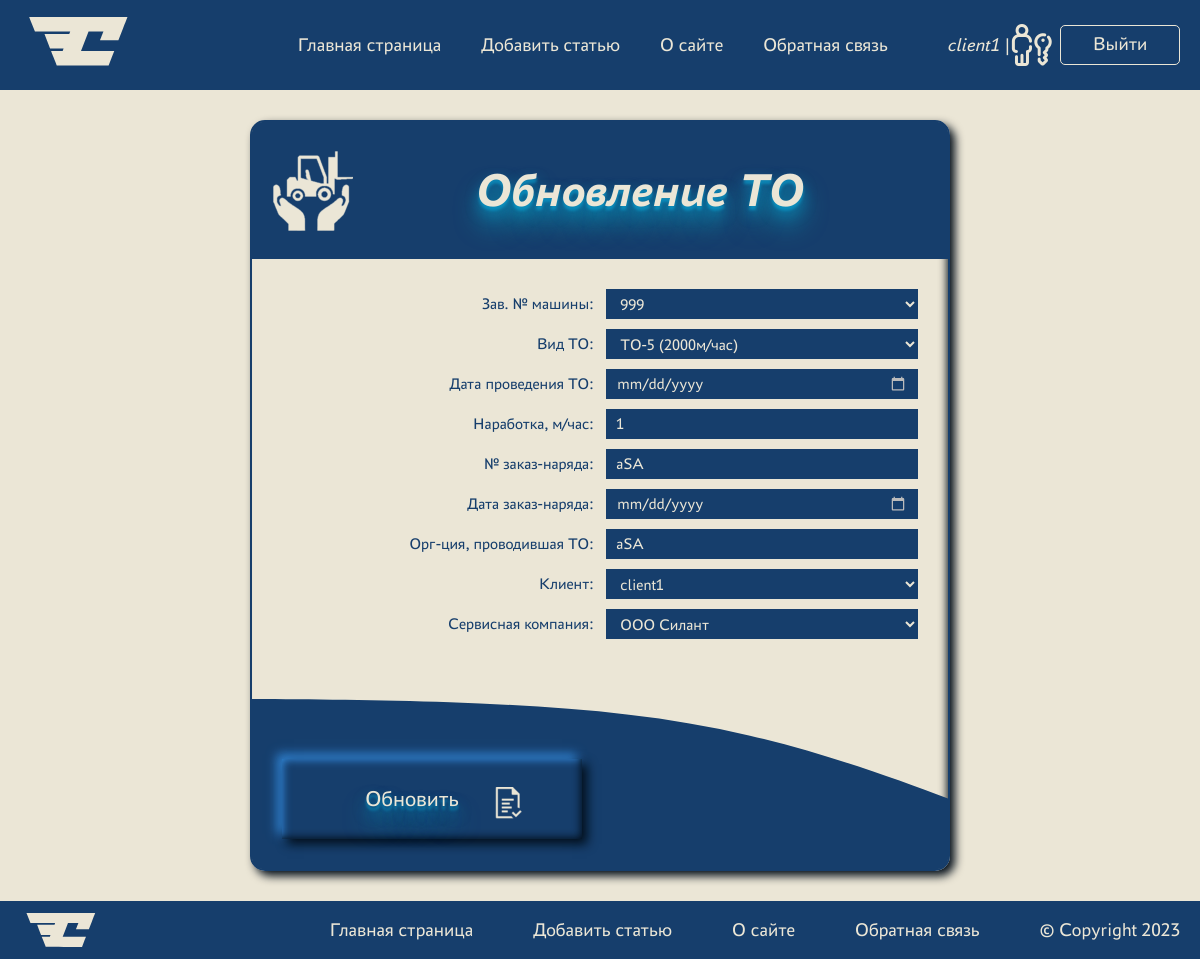
/maintenance/3/maintenance_update/ (signed in), run on an earlier commit of the app's database.
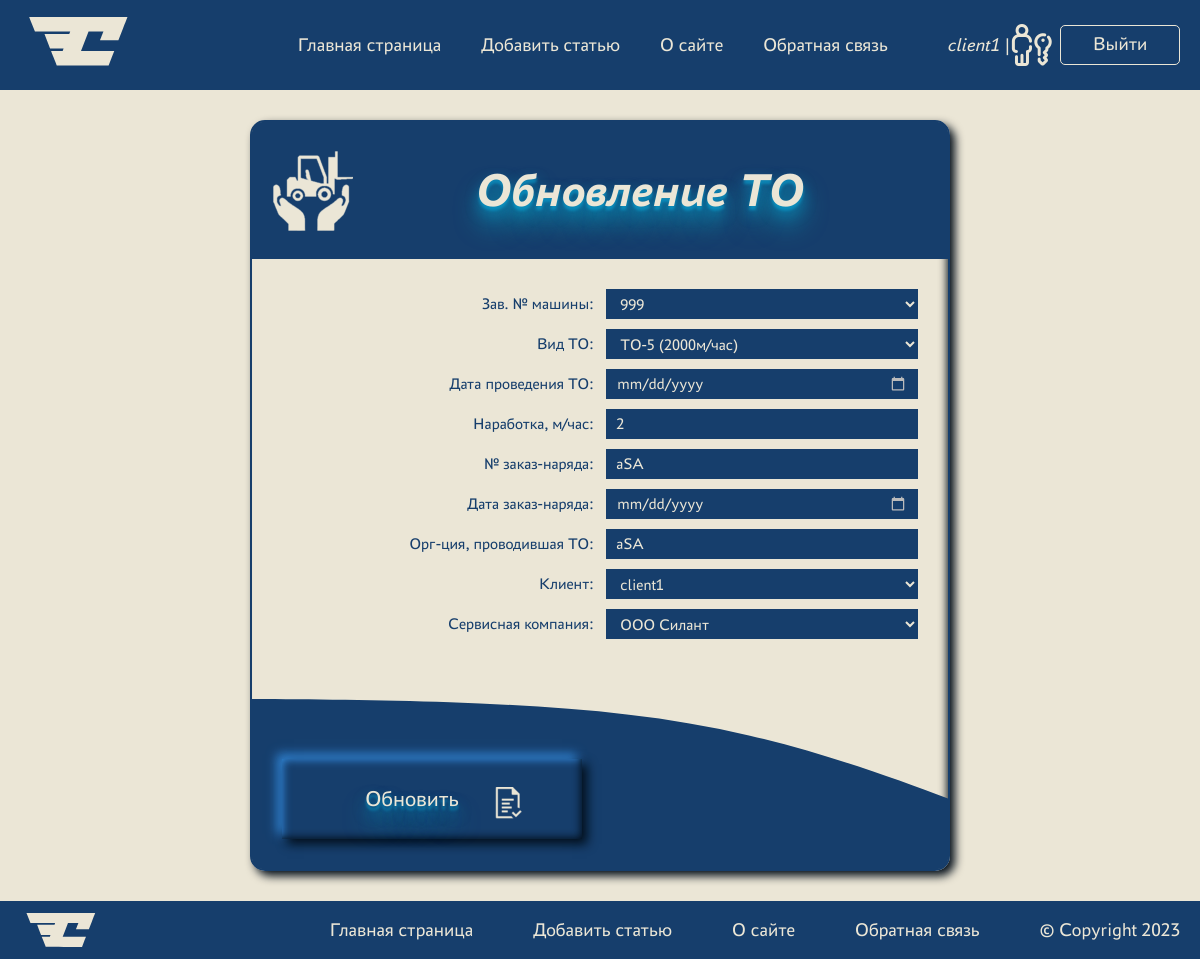
And on a later commit of the database.
### crm_app/models.py (models this page shows, shortened)
class Maintenance(models.Model):
    machine = models.ForeignKey(
        Machine, on_delete=models.CASCADE, verbose_name='Зав. № машины')
    type = models.ForeignKey(
        'MaintenanceType', on_delete=models.CASCADE, related_name='maintenanceTypes', verbose_name='Вид ТО')
    maintenanceDate = models.DateField(verbose_name='Дата проведения ТО')
    operatingTime = models.IntegerField(verbose_name='Наработка, м/час')
    workOrder = models.CharField(max_length=255, verbose_name='№ заказ-наряда')
    workOrderDate = models.DateField(verbose_name='Дата заказ-наряда')
    executor = models.CharField(
        max_length=255, verbose_name='Орг-ция, проводившая ТО')
    client = models.ForeignKey(
        User, on_delete=models.CASCADE, verbose_name='Клиент')
    serviceCompany = models.ForeignKey(
        'ServiceCompany', on_delete=models.CASCADE, verbose_name='Сервисная компания')
    class Meta:
        verbose_name = 'Техническое обслуживание'
        verbose_name_plural = 'ТЕХНИЧЕСКОЕ ОБСЛУЖИВАНИЕ'

### crm_app/views.py (the view)
# urls.py: path('maintenance/<int:pk>/maintenance_update/', UpdateMaintenance.as_view(),
class UpdateMaintenance(LoginRequiredMixin, DataMixin, UpdateView):
    form_class = AddMaintenanceForm
    model = Maintenance
    template_name = 'crm_app/crud_update_maintenance.html'
    success_url = reverse_lazy('index')
    raise_exception = True
    def get_context_data(self, *, object_list=None, **kwargs):
        context = super().get_context_data(**kwargs)
        c_def = self.get_user_context(title="Обновление ТО")
        return dict(list(context.items()) + list(c_def.items()))

### crm_app/models.py (called while the page is built)
    def __str__(self):
        return self.serialNumber

    def __str__(self):
        return self.name

    def __str__(self):
        return self.name

### crm_app/utilities.py (called while the page is built)
    def get_user_context(self, **kwargs):
        context = kwargs
        context['menu'] = menu
        context['machine_table_titles'] = machine_table_titles
        context['directories'] = directories
        return context

### crm_app/templates/crm_app/crud_update_maintenance.html (shortened to what this page needs)
{% extends 'crm_app/base.html' %}
{% block content %}
<div class="container">
  <div class="crud">
    <div class="crud__inner">
      <div class="crud__header header-maintenance">{{title}}</div>
      <div class="crud__content">
        <form
          class="crud__form"
          action="{% url 'update_maintenance' object.pk %}"
          method="post"
        >
          <div class="crud__data">
            {% for item in form %}
            <div class="crud__form-row">
              <label class="crud__form-label" for="{{ item.id_for_label }}"
                >{{ item.label }}:</label
              >
              <div class="crud__form-input">{{ item }}</div>
            </div>
            {% endfor %}
          </div>
          <div class="crud__button-area">
            <button type="submit" class="crud__btn btn-update in-form">
              Обновить
            </button>
          </div>
        </form>
      </div>
      <div class="crud__bottom"></div>
    </div>
  </div>
</div>
{% endblock content %}

What changed in the data, as far as the page shows it:
changed Maintenance "ТО-5 (2000м/час)": operatingTime "1" → "2"
